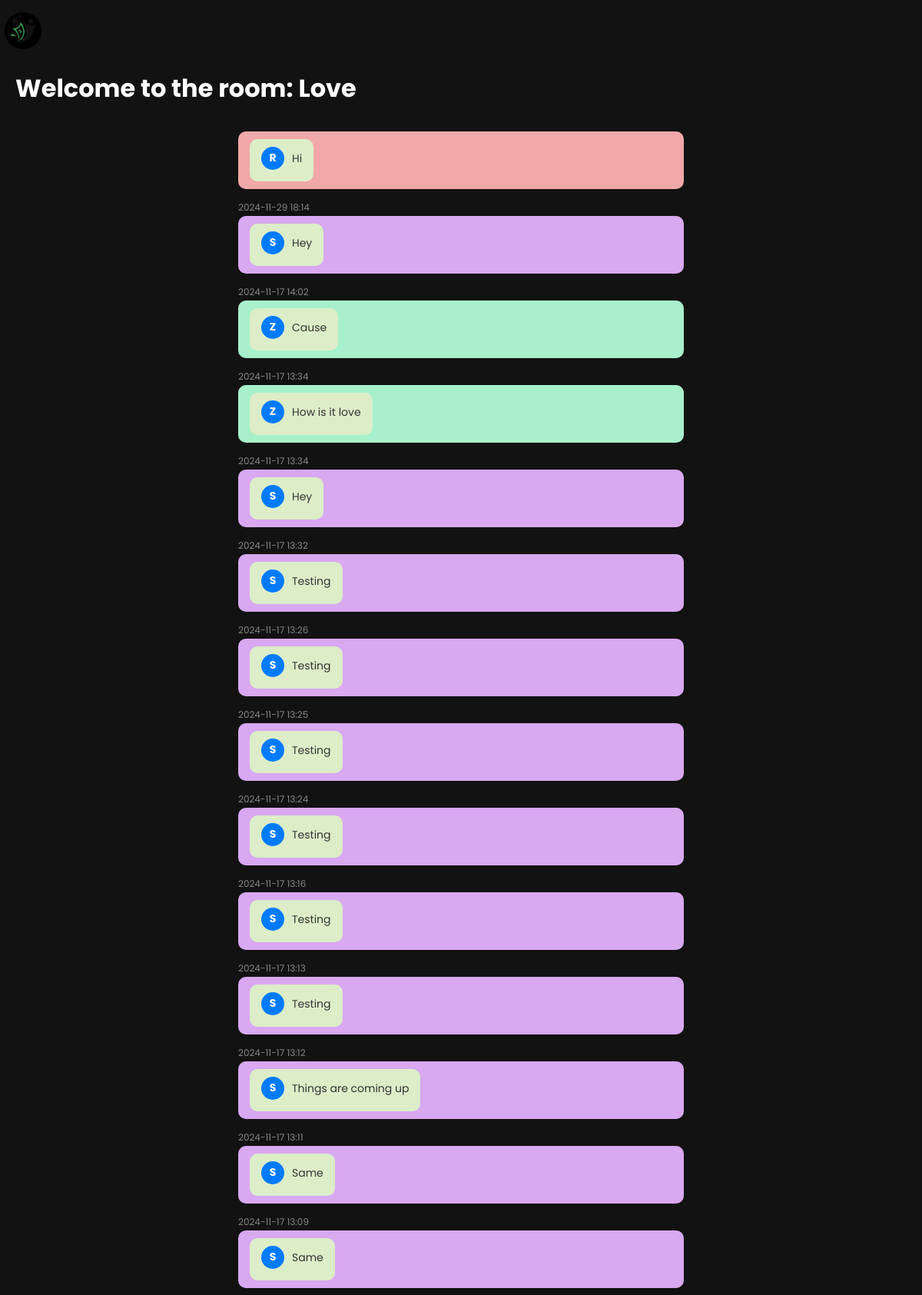
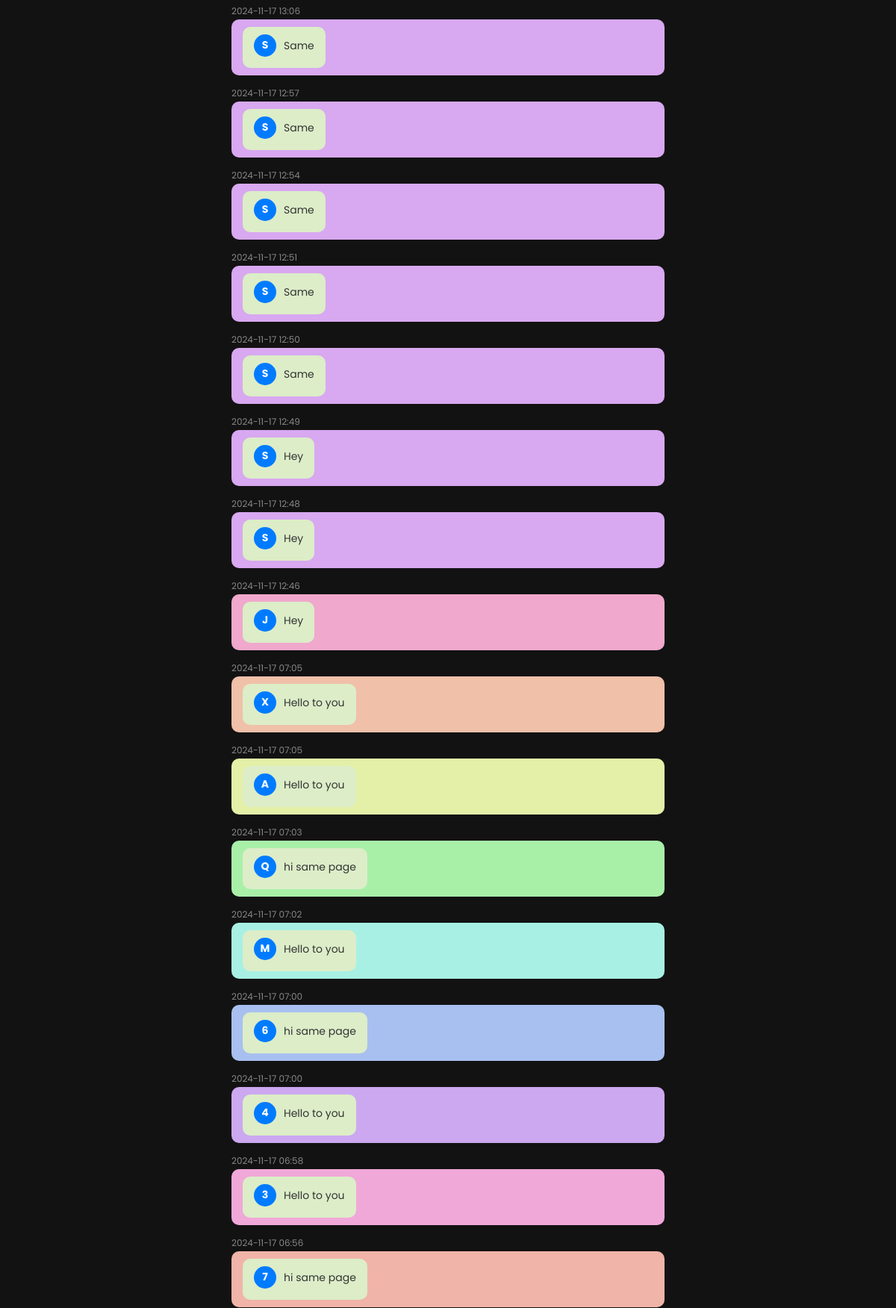
Screenshot of /room/Love/ (upper part) with the database file from the repository (2 pictures, top to bottom).
### mma/models.py (models this page shows, shortened)
class ChatRoom(models.Model):
    name = models.CharField(max_length=255, unique=True)
    created_at = models.DateTimeField(auto_now_add=True)

class Message(models.Model):
    room = models.ForeignKey(ChatRoom, on_delete=models.CASCADE, related_name='messages')
    username = models.CharField(max_length=255, default=generate_random_name)
    text = models.TextField()
    timestamp = models.DateTimeField(auto_now_add=True)

### mma/views.py (the view)
# urls.py: path('room/<str:room_name>/', views.chat_room, name='chat_room'),
def chat_room(request, room_name):
    room = get_object_or_404(ChatRoom, name=room_name)
    if 'username' not in request.session:
        request.session['username'] = ''.join(random.choices(string.ascii_letters + string.digits, k=6))
    username = request.session['username']
    if request.method == "POST":
        message_text = request.POST.get('message')
        Message.objects.create(room=room, username=username, text=message_text)
    messages = room.messages.all().order_by('-timestamp')
    usernames = messages.values_list('username', flat=True).distinct()
    color_map = {username: f"hsl({index * 50 % 360}, 70%, 80%)" for index, username in enumerate(usernames)}
    return render(request, 'chat_room.html', {
        'room': room,
        'username': username,
        'messages': messages,
        'color_map': color_map,
    })

### mma/templatetags/custom_filters.py (called while the page is built)
@register.filter
def get_item(dictionary, key):
    return dictionary.get(key, "#FFFFFF")  # Default color if key not found

### mma/templates/chat_room.html (shortened to what this page needs)
{% extends 'base.html' %}
{% load custom_filters %}
{% block content %}
<div class="room-header">
    <h1>Welcome to the room: {{ room.name }}</h1>
</div>
<div class="chat-container">
    <div class="messages" id="messages-container">
        {% for message in messages %}
            <div
                class="message {% if message.username == username %}originator{% else %}recipient{% endif %}"
                style="background-color: {{ color_map|get_item:message.username }};">
                <div class="message-content">
                    <span class="username">{{ message.username|slice:":1" }}</span>{{ message.text }}
                </div>
            </div>
            <span class="timestamp">{{ message.timestamp|date:"Y-m-d H:i" }}</span>
        {% endfor %}
    </div>
</div>
{% endblock %}

### mma/templates/base.html (style rules this page uses)
:root { --primary-color: #4CAF50; --secondary-color: #2196F3; --background-color: #121212; --card-background: #1E1E1E; --text-color: #FFFFFF; --secondary-text: #B0B0B0; --nav-height: 60px; --table-header-bg: #333; --table-row-bg: #1E1E1E; --table-row-alt-bg: #2E2E2E; }
body { font-family: 'Poppins', sans-serif; background-color: var(--background-color); color: var(--text-color); margin: 0; padding-top: 70px; }
.messages { margin: 20px; padding: 10px; max-width: 800px; margin-left: auto; margin-right: auto; }

### mma/templates/chat_room.html (style rules this page uses)
.chat-container { flex-direction: column; max-width: 600px; margin: auto; height: 90vh; }
.messages { flex: 1; padding: 10px; overflow-y: auto; scroll-behavior: smooth; }
.message { display: flex; margin-bottom: 10px; align-items: flex-start; }
.message-content { max-width: 70%; padding: 10px 15px; border-radius: 10px; color: #333; font-size: 14px; line-height: 1.5; word-wrap: break-word; }
.recipient .message-content { background-color: #dcedc8; }
.username { display: block; color: #00796b; font-size: 12px; margin-bottom: 5px; font-weight: bold; }
.timestamp { font-size: 12px; color: #888; margin-top: 5px; }
.username { display: inline-flex; justify-content: center; align-items: center; width: 30px; height: 30px; background-color: #007bff; color: white; font-size: 14px; font-weight: bold; border-radius: 50%; margin-right: 10px; text-transform: uppercase; }
.message { display: flex; margin-bottom: 10px; align-items: flex-start; padding: 10px 15px; border-radius: 10px; font-size: 14px; line-height: 1.5; word-wrap: break-word; color: #333; }
.message-content { max-width: 70%; padding: 10px 15px; border-radius: 10px; background-color: #e0f7fa; color: #333; font-size: 14px; }

### rows the page displays
ChatRoom: name "Love"
Message: username "R", text "Hi", timestamp "2024-11-29 18:14"
Message: username "S", text "Hey", timestamp "2024-11-17 14:02"
Message: username "Z", text "Cause", timestamp "2024-11-17 13:34"
Message: username "Z", text "How is it love", timestamp "2024-11-17 13:34"
Message: username "S", text "Hey", timestamp "2024-11-17 13:32"
Message: username "S", text "Testing", timestamp "2024-11-17 13:26"
Message: username "S", text "Testing", timestamp "2024-11-17 13:25"
Message: username "S", text "Testing", timestamp "2024-11-17 13:24"
Message: username "S", text "Testing", timestamp "2024-11-17 13:16"
Message: username "S", text "Testing", timestamp "2024-11-17 13:13"
Message: username "S", text "Testing", timestamp "2024-11-17 13:12"
Message: username "S", text "Things are coming up", timestamp "2024-11-17 13:11"
Message: username "S", text "Same", timestamp "2024-11-17 13:09"
Message: username "S", text "Same", timestamp "2024-11-17 13:06"
Message: username "S", text "Same", timestamp "2024-11-17 12:57"
Message: username "S", text "Same", timestamp "2024-11-17 12:54"
Message: username "S", text "Same", timestamp "2024-11-17 12:51"
Message: username "S", text "Same", timestamp "2024-11-17 12:50"
Message: username "S", text "Same", timestamp "2024-11-17 12:49"
Message: username "S", text "Hey", timestamp "2024-11-17 12:48"
Message: username "S", text "Hey", timestamp "2024-11-17 12:46"
Message: username "J", text "Hey", timestamp "2024-11-17 07:05"
Message: username "X", text "Hello to you", timestamp "2024-11-17 07:05"
Message: username "A", text "Hello to you", timestamp "2024-11-17 07:03"
Message: username "Q", text "hi same page", timestamp "2024-11-17 07:02"
Message: username "M", text "Hello to you", timestamp "2024-11-17 07:00"
Message: username "6", text "hi same page", timestamp "2024-11-17 07:00"
Message: username "4", text "Hello to you", timestamp "2024-11-17 06:58"
Message: username "3", text "Hello to you", timestamp "2024-11-17 06:56"
Message: username "7", text "hi same page"
